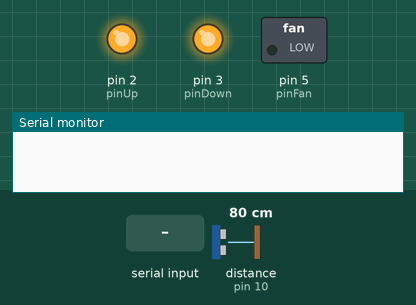
Bench run of a sketch on a simulated Arduino Nano, built with avr-gcc and run on an emulated ATmega328P. Shown: switched loads named in the sketch (green lamp = pin HIGH), output pins drawn as LEDs (lit = HIGH), the last lines printed to the serial monitor. Inputs (shaded band) come from the test bench; at power-on: distance to the obstacle (sensor on pin 10) 80 cm. The echo pulse lasts 58.3 µs per cm; pins used as bus, display or sensor lines are not drawn.

Above: at 1.2 s.
1.3 s: "U" received over Serial
At 2.5 s:
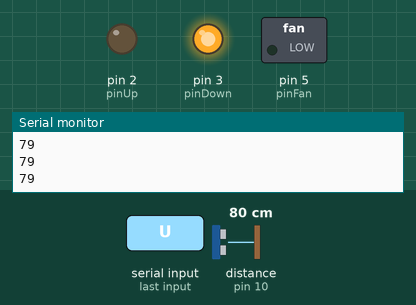
2.9 s: "D" received over Serial
At 3.8 s:
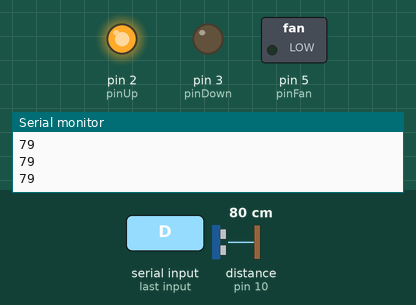
4.5 s: "1" received over Serial
At 4.9 s:
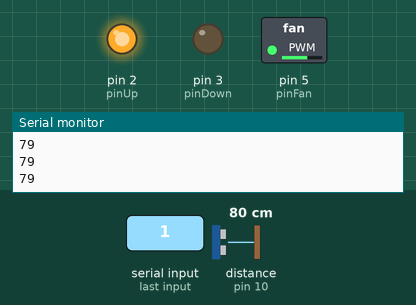
6.0 s: distance to the obstacle (sensor on pin 10) set to 57 cm
7.5 s: distance to the obstacle (sensor on pin 10) set to 46 cm
At 8.5 s:
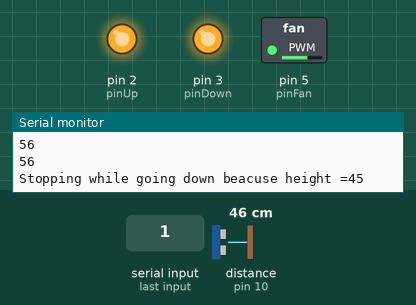
9.0 s: "2" received over Serial
At 9.5 s:
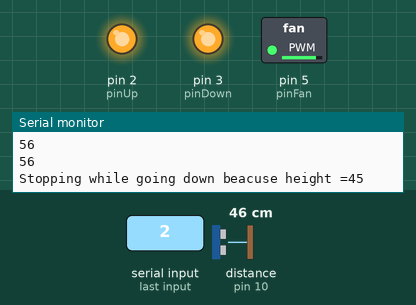
Timing chart, 0 to 11.5 s (numbered marks = the images above; inputs shaded):
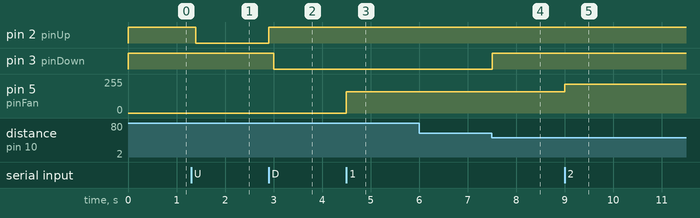

The sketch:

table.ino
```cpp
/*
  Control table motor via serial
 */

#include <Arduino.h>

const int MAX_MOVING_TIME = 20;
const int minDist = 50;
const int maxDist = 100;

const int pinUp = 2;
const int pinDown = 3;
const int pinFan = 5;
const int trigPin = 9;
const int echoPin = 10;

char receivedChar;
int currentStatus = 0;
unsigned long lastGo = 0;
unsigned long lastPrint = 0;

// control a USB fan
void fan(int speed) {
  analogWrite(pinFan, speed);
}

int distance() {
  // defines variables
  long duration;
  int distance;

  digitalWrite(trigPin, LOW);
  delayMicroseconds(2);
  // Sets the trigPin on HIGH state for 10 micro seconds
  digitalWrite(trigPin, HIGH);
  delayMicroseconds(10);
  digitalWrite(trigPin, LOW);
  // Reads the echoPin, returns the sound wave travel time in microseconds
  duration = pulseIn(echoPin, HIGH) + 10;
  // Calculating the distance
  distance= duration*0.034/2;

  return distance;

}

void setup()  {
  Serial.begin(9600);
  pinMode(pinUp, OUTPUT);
  pinMode(pinDown, OUTPUT);
  pinMode(pinFan, OUTPUT);
  pinMode(trigPin, OUTPUT); // Sets the trigPin as an Output
  pinMode(echoPin, INPUT); // Sets the echoPin as an Input

  // start with relay disconnected
  // signal must be high to be the same status
  digitalWrite(pinUp, HIGH);
  digitalWrite(pinDown, HIGH);

  // start with fan off
  fan(0);
}

void stop() {
  digitalWrite(pinUp, HIGH);
  digitalWrite(pinDown, HIGH);
  currentStatus = 0;
}

void go(int pinDirection) {
  lastGo = millis();
  if (currentStatus != pinDirection) {
    stop();
    delay(100);
    digitalWrite(pinDirection, LOW);
    currentStatus = pinDirection;
  }
}

void goUp() {
  go(pinUp);
}

void goDown() {
  go(pinDown);
}

// read command from serial
// do never execute more one direction more than MAX_MOVING_TIME seconds
void loop() {

  int height;
  // get current millisecond of loop
  unsigned long currentMillis = millis();

  // if we are moving
  if (currentStatus!= 0) {
    // get the height of the table
    height = distance();
    // print distance from table every half a second
    if ((currentMillis - lastPrint) > 500) {
      Serial.println(height);
      lastPrint = millis();
    }

    // stop moving if we are doing it for more than MAX_MOVING_TIME seconds
    if ((currentMillis - lastGo) > MAX_MOVING_TIME*1000) {
      Serial.println("Stopping while going beacuse max time reached");
      stop();
    }
  }

  // stop raising if height > maxDist
  // if the height measures more than 3000 cm this is a wrong read (misplaced sensor?): ignore it
  if (currentStatus == pinUp && height >= maxDist && height < 3000) {
    Serial.print("Stopping while going up beacuse height =");
    Serial.println(height);
    stop();
  }

  // stop lowering if height < minDist
  if (currentStatus == pinDown && height <= minDist) {
    Serial.print("Stopping while going down beacuse height =");
    Serial.println(height);
    stop();
  }

  // receive command from serial
  if (Serial.available() > 0) {
    receivedChar = Serial.read();
    switch(receivedChar) {
      case 'U':
        goUp();
      break;
      case 'D':
        goDown();
      break;
      case '0':
        // switch the fan off
        fan(0);
      break;
      case '1':
        // switch the fan to first level speed
        fan(160);
      break;
      case '2':
        // switch the fan to second level speed
        fan(215);
      break;
      case '3':
        // switch the fan to maximum speed
        fan(255);
      break;
      default:
        stop();
      break;
    }
  }


}
```

Measured:
- the behaviour switches between 52 and 51 cm on distance to the obstacle (sensor on pin 10) (found by bisection; images 3 and 4)
- after the input at 1.3 s, pin 2 (pinUp): HIGH → LOW after 0.10 s
- after the input at 2.9 s, pin 2 (pinUp): LOW → HIGH at once; pin 3 (pinDown): HIGH → LOW after 0.10 s
- after the input at 4.5 s, pin 5 (pinFan): 0/255 → 160/255 at once
- after the input at 7.5 s, pin 3 (pinDown): LOW → HIGH at once
- after the input at 9.0 s, pin 5 (pinFan): 160/255 → 215/255 at once
